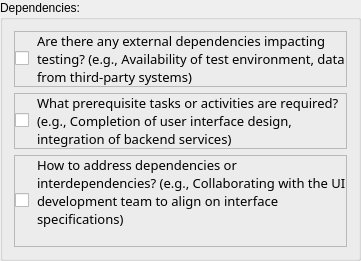
                      <widget class="QGroupBox" name="groupBox_26">
                       <property name="title">
                        <string>Dependencies:</string>
                       </property>
                       <layout class="QVBoxLayout" name="verticalLayout_37">
                        <item>
                         <widget class="QFrame" name="frame_67">
                          <property name="frameShape">
                           <enum>QFrame::StyledPanel</enum>
                          </property>
                          <property name="frameShadow">
                           <enum>QFrame::Raised</enum>
                          </property>
                          <layout class="QHBoxLayout" name="horizontalLayout_72">
                           <property name="spacing">
                            <number>8</number>
                           </property>
                           <property name="leftMargin">
                            <number>0</number>
                           </property>
                           <property name="topMargin">
                            <number>0</number>
                           </property>
                           <property name="rightMargin">
                            <number>0</number>
                           </property>
                           <property name="bottomMargin">
                            <number>0</number>
                           </property>
                           <item>
                            <widget class="QCheckBox" name="cb13">
                             <property name="sizePolicy">
                              <sizepolicy hsizetype="Fixed" vsizetype="Fixed">
                               <horstretch>0</horstretch>
                               <verstretch>0</verstretch>
                              </sizepolicy>
                             </property>
                             <property name="text">
                              <string/>
                             </property>
                            </widget>
                           </item>
                           <item>
                            <widget class="QLabel" name="label_71">
                             <property name="font">
                              <font>
                               <family>Cascadia Mono</family>
                               <pointsize>10</pointsize>
                               <weight>50</weight>
                               <italic>false</italic>
                               <bold>false</bold>
                              </font>
                             </property>
                             <property name="text">
                              <string>Are there any external dependencies impacting testing? (e.g., Availability of test environment, data from third-party systems)</string>
                             </property>
                             <property name="wordWrap">
                              <bool>true</bool>
                             </property>
                            </widget>
                           </item>
                          </layout>
                         </widget>
                        </item>
                        <item>
                         <widget class="QFrame" name="frame_68">
                          <property name="frameShape">
                           <enum>QFrame::StyledPanel</enum>
                          </property>
                          <property name="frameShadow">
                           <enum>QFrame::Raised</enum>
                          </property>
                          <layout class="QHBoxLayout" name="horizontalLayout_73">
                           <property name="spacing">
                            <number>8</number>
                           </property>
                           <property name="leftMargin">
                            <number>0</number>
                           </property>
                           <property name="topMargin">
                            <number>0</number>
                           </property>
                           <property name="rightMargin">
                            <number>0</number>
                           </property>
                           <property name="bottomMargin">
                            <number>0</number>
                           </property>
                           <item>
                            <widget class="QCheckBox" name="cb14">
                             <property name="sizePolicy">
                              <sizepolicy hsizetype="Fixed" vsizetype="Fixed">
                               <horstretch>0</horstretch>
                               <verstretch>0</verstretch>
                              </sizepolicy>
                             </property>
                             <property name="text">
                              <string/>
                             </property>
                            </widget>
                           </item>
                           <item>
                            <widget class="QLabel" name="label_72">
                             <property name="font">
                              <font>
                               <family>Cascadia Mono</family>
                               <pointsize>10</pointsize>
                               <weight>50</weight>
                               <italic>false</italic>
                               <bold>false</bold>
                              </font>
                             </property>
                             <property name="text">
                              <string>What prerequisite tasks or activities are required? (e.g., Completion of user interface design, integration of backend services)</string>
                             </property>
                             <property name="wordWrap">
                              <bool>true</bool>
                             </property>
                            </widget>
                           </item>
                          </layout>
                         </widget>
                        </item>
                        <item>
                         <widget class="QFrame" name="frame_69">
                          <property name="frameShape">
                           <enum>QFrame::StyledPanel</enum>
                          </property>
                          <property name="frameShadow">
                           <enum>QFrame::Raised</enum>
                          </property>
                          <layout class="QHBoxLayout" name="horizontalLayout_74">
                           <property name="spacing">
                            <number>8</number>
                           </property>
                           <property name="leftMargin">
                            <number>0</number>
                           </property>
                           <property name="topMargin">
                            <number>0</number>
                           </property>
                           <property name="rightMargin">
                            <number>0</number>
                           </property>
                           <property name="bottomMargin">
                            <number>0</number>
                           </property>
                           <item>
                            <widget class="QCheckBox" name="cb15">
                             <property name="sizePolicy">
                              <sizepolicy hsizetype="Fixed" vsizetype="Fixed">
                               <horstretch>0</horstretch>
                               <verstretch>0</verstretch>
                              </sizepolicy>
                             </property>
                             <property name="text">
                              <string/>
                             </property>
                            </widget>
                           </item>
                           <item>
                            <widget class="QLabel" name="label_73">
                             <property name="font">
                              <font>
                               <family>Cascadia Mono</family>
                               <pointsize>10</pointsize>
                               <weight>50</weight>
                               <italic>false</italic>
                               <bold>false</bold>
                              </font>
                             </property>
                             <property name="text">
                              <string>How to address dependencies or interdependencies? (e.g., Collaborating with the UI development team to align on interface specifications)
 </string>
                             </property>
                             <property name="wordWrap">
                              <bool>true</bool>
                             </property>
                            </widget>
                           </item>
                          </layout>
                         </widget>
                        </item>
                       </layout>
                      </widget>
